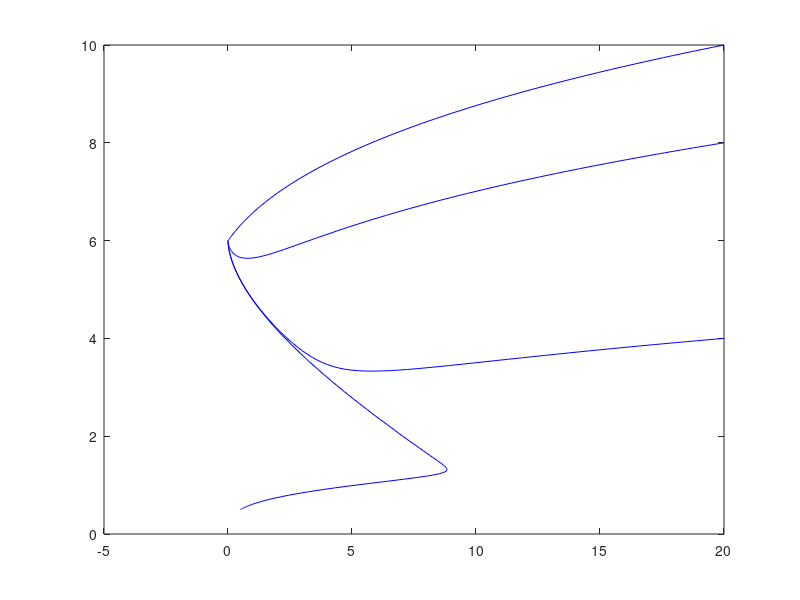

Here is the MATLAB script that generated this plot: (Note: this script raises an error after producing the figure.)
function c_ps_compet
global beta1 beta2 c1 c2 d1 d2;

beta1=0.22; beta2=0.06; 
c1=0.053; c2=0.0046;
d1=0.017; d2=0.010; 
tend = 360;  %the end time 
u0vec = [0.5, 20, 20, 20; % make matrix of ICs
         0.5,  4,  8, 10];    
u0size = size(u0vec); %size of the matrix
numICs = u0size(2); % extract number of ICs 

for k = 1:numICs
    u0 = u0vec(:, k); %extract the kth column
    [tsol, usol] = ode45(@rhs, [0, tend], u0);
    Xsol = usol(:, 1); Ysol = usol(:, 2);
    plot(Xsol, Ysol, 'b'); hold on;
end
% makearrows, see Appendix for this function
c_dirplot(@rhs, 0, 20, 0, 10, 10);
axis([0, 22, 0, 10]); 

function udot = rhs(t, u)
global beta1 beta2 c1 c2 d1 d2;
X = u(1); Y=u(2); 
Xdot = beta1*X - c1*X*Y - d1*X^2;
Ydot = beta2*Y - c2*X*Y - d2*Y^2;
udot = [Xdot; Ydot];
